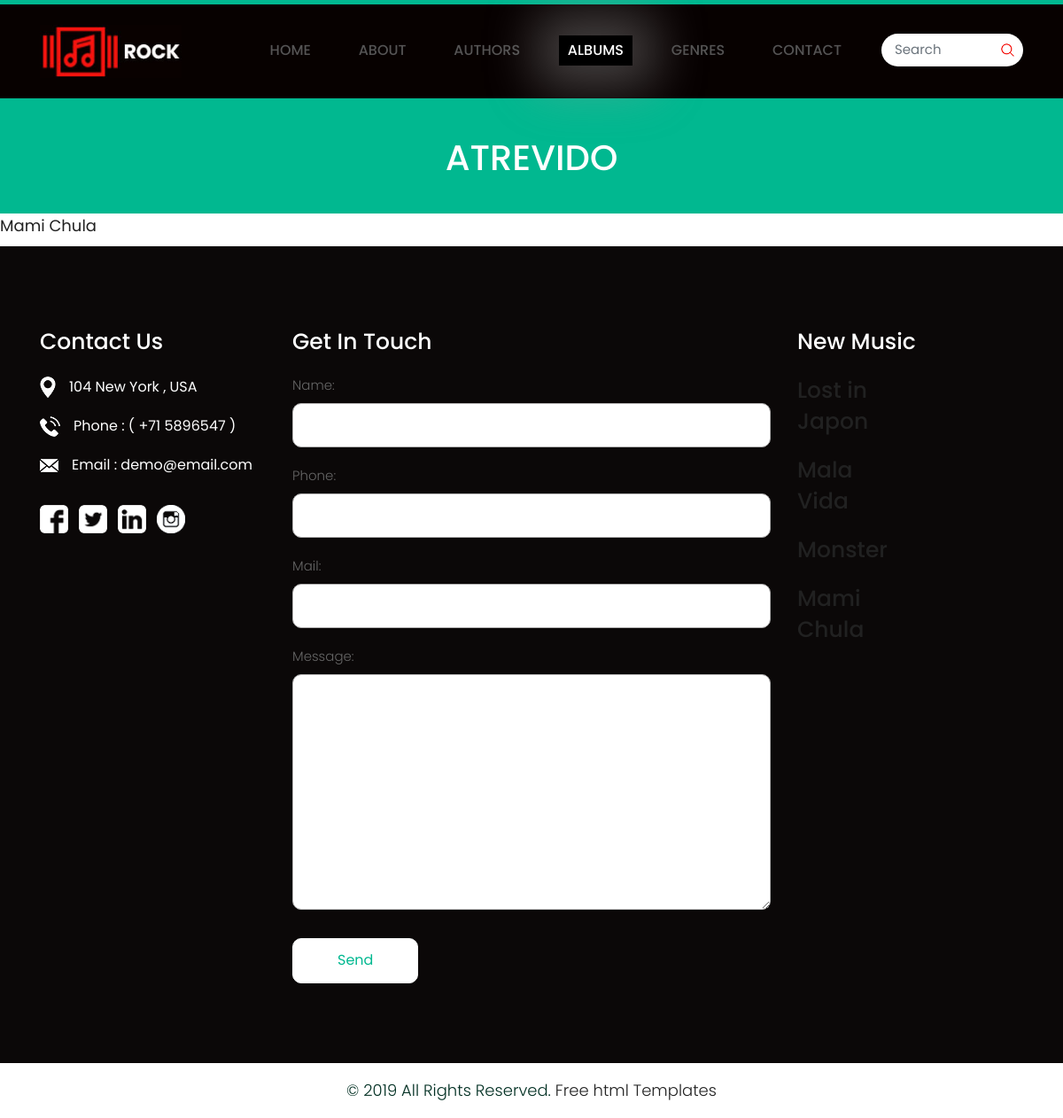
Screenshot of /top100/album/4/ with the database file from the repository.
### top100_app/models.py (models this page shows, shortened)
class Album(models.Model):
    name = models.CharField(max_length = 20)
    author = models.ManyToManyField(Author)
    genre = models.ManyToManyField(Genre)
    repros = models.IntegerField()
    image = models.ImageField(upload_to='top100_app/static/image/albums', verbose_name='Image', null = True, blank=True)

class Song(models.Model):
    name = models.CharField(max_length=20)
    author = models.ManyToManyField(Author)
    genre = models.ManyToManyField(Genre)
    repros = models.IntegerField()
    date = models.DateTimeField(default = datetime.now)
    album = models.ForeignKey(Album, on_delete=models.CASCADE, null = True)

### top100_app/views.py (the view, shortened to what this page needs)
def album_details(request, album_id) :
    album = get_object_or_404(Album, pk=album_id)
    song = Song.objects.filter(album=get_object_or_404(Album, pk=album_id)).order_by('name')
    songs_date = get_list_or_404(Song.objects.order_by('date')[: 4])
    form = ContactForm()
    context = {
        'album': album,
        'song_list' : song,
        'song_date_list' : songs_date,
        'form' : form
    }
    return render(request, "album_details.html", context)

### top100_app/forms.py
class ContactForm(forms.Form):
    name = forms.CharField(widget=forms.TextInput(attrs={'class' : 'contactus'}), max_length= 100)
    phone = forms.CharField(widget=forms.TextInput(attrs={'class' : 'contactus'}), max_length= 13)
    mail = forms.CharField(widget=forms.TextInput(attrs={'class' : 'contactus'}), max_length= 100)
    message = forms.CharField(widget=forms.Textarea(attrs={'class' : 'textarea'}), max_length= 2000)

### top100_app/templates/album_details.html
{% extends "base.html" %}
{% load static %}
    {% block active%}
    <li> <a href="{% url 'index'%}">Home</a> </li>
    <li> <a href="{% url 'about'%}">About</a> </li>
    <li> <a href="{% url 'author'%}"> Authors</a> </li>
    <li class="active"><a href="{% url 'album'%}"> Albums</a> </li>
    <li> <a href="{% url 'genre'%}">Genres</a> </li>
    <li> <a href="{% url 'contact'%}">Contact</a> </li>
    {% endblock %}
    {% block body %}
    <div class="blogbg">
        <div class="container">
            <div class="row">
                <div class="col-md-12">
                    <div class="blogtitlepage">
                        <h2>{{album.name}}</h2>
                    </div>
                </div>
            </div>
        </div>
    </div>
    {% if album %}
        {% if song_list %}
            {% for c in song_list %}
                <h3><a href = "{% url 'song_details' c.id%}">{{c.name}}</a></h3>
            {% endfor%}
        {% else %}
            <h1>THERE ARE NO SONGS IN THIS ALBUM</h1>
        {% endif %}
    {% endif %}
    {% endblock%}

### top100_app/templates/base.html (shortened to what this page needs)
<!DOCTYPE html>
<html lang="en">
{% load static %}
<head>
    <link rel="stylesheet" href="{%static 'css/bootstrap.min.css' %}" >
    <link rel="stylesheet" href="{%static 'css/style.css' %}">
    <link rel="stylesheet" href="{%static 'css/responsive.css' %}">
    <link rel="stylesheet" href="{%static 'css/jquery.mCustomScrollbar.min.css' %}">
    <link rel="stylesheet" href="https://netdna.bootstrapcdn.com/font-awesome/4.0.3/css/font-awesome.css">
    <link rel="stylesheet" href="https://cdnjs.cloudflare.com/ajax/libs/fancybox/2.1.5/jquery.fancybox.min.css" media="screen">
</head>
<body class="main-layout">
    <header>
        <div class="header">
            <div class="container">
                <div class="row">
                    <div class="col-xl-2 col-lg-2 col-md-2 col-sm-2 col logo_section">
                        <div class="full">
                            <div class="center-desk">
                                <div class="logo">
                                    <a href="{% url 'index' %}"><img src="{%static 'images/logo.jpg' %}" alt="logo" /></a>
                                </div>
                            </div>
                        </div>
                    </div>
                    <div class="col-xl-8 col-lg-8 col-md-10 col-sm-10">
                        <div class="menu-area">
                            <div class="limit-box">
                                <nav class="main-menu">
                                    <ul class="menu-area-main">
                                        {% block active %}{% endblock %}
                                    </ul>
                                </nav>
                            </div>
                        </div>
                    </div>
                    <div class="col-xl-2 col-lg-2 col-md-2 col-sm-2">
                        <form class="search">
                            <input class="form-control" type="text" placeholder="Search">
                            <button><img src="{%static 'images/search_icon.png' %}" ></button>
                        </form>
                    </div>
                </div>
            </div>
    </header>
    {% block body %}
    {% endblock %}
    <footr id="footer_with_contact">
        <div class="footer">
            <div class="container">
                <div class="row">
                    <div class="col-lg-3 col-md-6 col-sm-12 width">
                        <div class="address">
                            <h3>Contact Us</h3>
                            <ul class="locarion_icon">
                                <li><img src="{%static 'icon/1.png' %}" alt="icon" />104 New York , USA</li>
                                <li><img src="{%static 'icon/2.png' %}" alt="icon" />Phone : ( +71 5896547 )</li>
                                <li><img src="{%static 'icon/3.png' %}" alt="icon" />Email : demo@email.com</li>
                            </ul>
                            <ul class="contant_icon">
                                <li><img src="{%static 'icon/fb.png' %}" alt="icon" /></li>
                                <li><img src="{%static 'icon/tw.png' %}" alt="icon" /></li>
                                <li><img src="{%static 'icon/lin(2).png' %}" alt="icon" /></li>
                                <li><img src="{%static 'icon/instagram.png' %}" alt="icon" /></li>
                            </ul>
                        </div>
                    </div>
                    <div class="col-lg-6 col-md-6 col-sm-12 width">
                        <div class="address">
                            <h3>Get In Touch</h3>
                                <form action="contact" method="post">
                                    <div class="row">
                                        <div class="col-sm-12">
                                            {{form.as_p}}
                                            <button class="send">Send</button>
                                        </div>
                                    </div>
                                </form>
                        </div>
                    </div>
                    <div class="col-xl-3 col-lg-3 col-md-6 col-sm-12 width">
                        <div class="address">
                            <h3>New Music </h3>
                                {% if song_date_list %}
                                    {% for c in song_date_list %}
                                        <div class="row">
                                            <div class="col-xl-6 col-lg-6 col-md-6 col-sm-6 ">
                                            <h3><a href = "{% url 'song_details' c.id%}">{{c.name}}</a></h3>
                                            </div>
                                        </div>
                                    {% endfor%}
                                {% else %}
                                    <h1>THERE ARE NO SONGS</h1>
                                {% endif %}
                        </div>
                    </div>
                </div>
            </div>
            <div class="copyright">
                <p>© 2019 All Rights Reserved. <a href="https://html.design/">Free html Templates</a></p>
            </div>
        </div>
    </footr>
</body>
</html>

### top100_app/static/css/style.css (style rules this page uses)
* { box-sizing: border-box !important; }
html { scroll-behavior: smooth; }
body { color: #666666; font-size: 14px; font-family: 'poppins', sans-serif; line-height: 1.80857; font-weight: normal; overflow-x: hidden; }
a { color: #1f1f1f; text-decoration: none !important; outline: none !important; -webkit-transition: all .3s ease-in-out; -moz-transition: all .3s ease-in-out; -ms-transition: all .3s ease-in-out; -o-transition: all .3s ease-in-out; transition: all .3s ease-in-out; }
h1, h2, h3, h4, h5, h6 { letter-spacing: 0; font-weight: normal; position: relative; padding: 0 0 10px 0; font-weight: normal; line-height: normal; color: #111111; margin: 0 }
h2 { font-size: 22px }
h3 { font-size: 18px }
*, *::after, *::before { -webkit-box-sizing: border-box; -moz-box-sizing: border-box; box-sizing: border-box; }
h1 a, h2 a, h3 a, h4 a, h5 a, h6 a { color: #212121; text-decoration: none!important; opacity: 1 }
ul, li, ol { margin: 0px; padding: 0px; list-style: none; }
p { margin: 0px; font-weight: 300; font-size: 15px; line-height: 24px; }
a { color: #222222; text-decoration: none; outline: none !important; }
a, .btn { text-decoration: none !important; outline: none !important; -webkit-transition: all .3s ease-in-out; -moz-transition: all .3s ease-in-out; -ms-transition: all .3s ease-in-out; -o-transition: all .3s ease-in-out; transition: all .3s ease-in-out; }
img { max-width: 100%; height: auto; }
button { border: 0; margin: 0; padding: 0; cursor: pointer; }
.full { float: left; width: 100%; }
.full { width: 100%; float: left; margin: 0; padding: 0; }
.logo_section { text-align: center; }
.logo { float: left; }
nav.main-menu { float: right; margin-left: 0; }
.menu-area-main li.active a { color: #fff; background: #000; box-shadow: #9d9d9d66 0px 0px 56px 26px; }
.main-menu { text-align: center; }
.main-menu ul { margin: 0; list-style-type: none; margin-top: 12px; }
.main-menu ul>li { display: inline-block; position: relative; }
.main-menu ul>li a { padding: 7px 10px 7px 10px; line-height: 20px; font-size: 16px; display: block; font-weight: 500; color: #555454; text-transform: uppercase; margin: 0px 15px; }
.main-menu ul li:last-child a { padding-right: 0; }
.main-menu ul li:first-child { margin-left: 0; }
.main-menu ul>li { position: inherit; display: inline-block; vertical-align: middle; }
.header { background: #070100; padding: 23px 0px; border-top: #01b890 solid 5px; border-bottom: #01b890 solid 5px; }
.logo a { font-size: 40px; font-weight: bold; text-transform: uppercase; color: #fff; line-height: 40px; }
.search { position: relative; }
.search input.form-control { width: 100%; border-radius: 50px; border: none; font-size: 15px; padding: 7px 35px 7px 15px; }
.form-control { margin-top: 10px; }
.search button { position: absolute; top: 0; right: 0; height: 36px; width: 36px; text-align: center; z-index: 1; background: transparent; }
.contactus { border: #b1b0b0 solid 1px; padding: 12px 19px; margin-bottom: 20px; border-radius: 10px; color: #000; width: 100%; }
.textarea { margin-bottom: 25px; padding: 12px 19px; color: #000 !important; width: 100%; border: #b1b0b0 solid 1px; border-radius: 10px; }
.send { font-size: 16px; border: #fff solid 1px; padding: 10px 50px; background-color: #fff; align-items: center; flex-wrap: wrap; border-radius: 10px; color: #01b890; }
.footer { background: #0b0808; padding-top: 90px; }
.footer .address h3 { color: #fff; font-size: 25px; line-height: 35px; font-weight: 500; padding-bottom: 20px; }
ul.locarion_icon { padding-bottom: 15px; }
ul.locarion_icon li { padding-bottom: 15px; color: #fff; font-size: 16px; }
ul.locarion_icon li img { padding-right: 15px; }
ul.contant_icon { list-style: none; margin: 0; padding: 0; width: 100%; float: left; }
ul.contant_icon li { float: left; text-align: center; display: flex; justify-content: center; align-items: center; flex-wrap: wrap; padding-right: 12px; }
ul.contant_icon li img { width: 32px; height: 32px; }
.copyright { background-color: #fff; padding: 20px 0px; margin-top: 90px; }
.copyright p { color: #023023; font-size: 18px; line-height: 22px; text-align: center; }
.blogbg { background-color: #01b890; }
.blogbg .blogtitlepage h2 { color: #fff; text-transform: uppercase; font-size: 40px; line-height: 45px; padding: 40px 0; font-weight: 500; text-align: center; }

### rows the page displays
Album: name "ATREVIDO"
Song: name "Mami Chula"
Song: name "Lost in Japon"
Song: name "Mala Vida"
Song: name "Monster"
